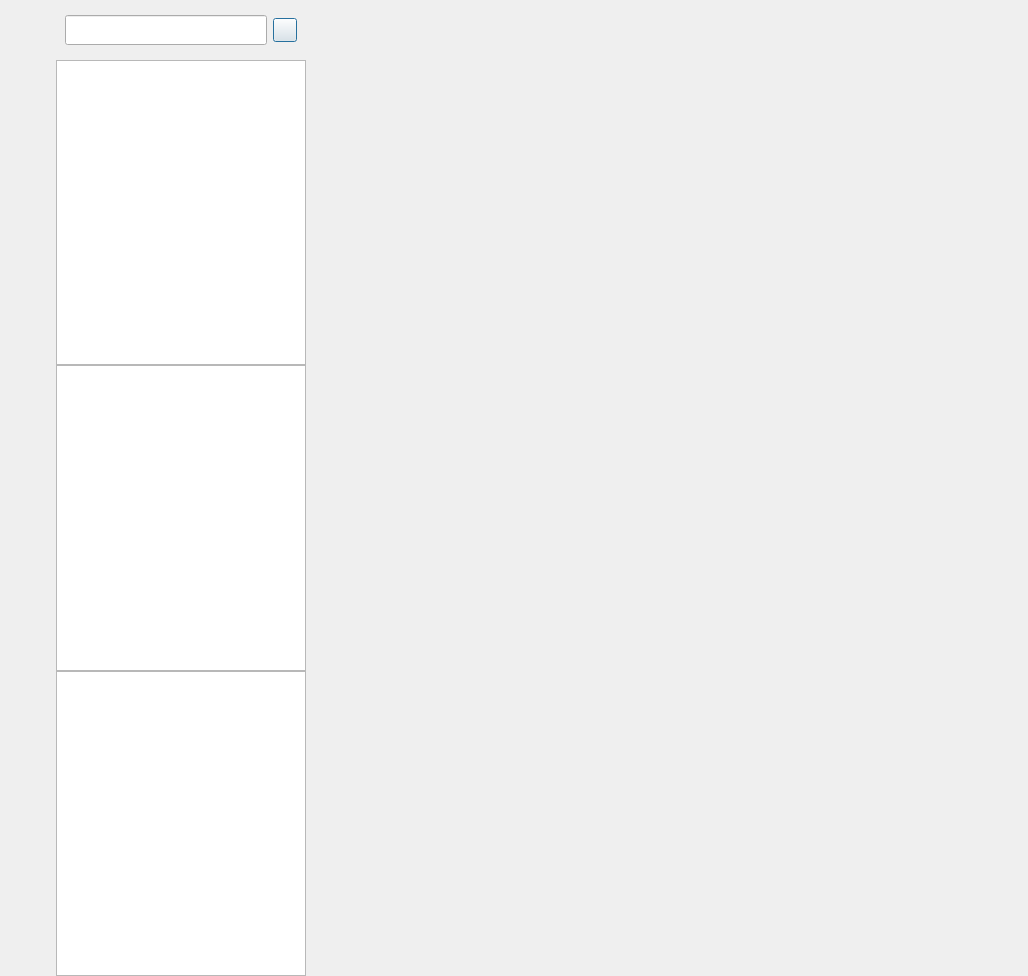
<?xml version="1.0" encoding="UTF-8"?>
<ui version="4.0">
 <class>ChatDialog</class>
 <widget class="QDialog" name="ChatDialog">
  <property name="geometry">
   <rect>
    <x>0</x>
    <y>0</y>
    <width>1028</width>
    <height>976</height>
   </rect>
  </property>
  <property name="sizePolicy">
   <sizepolicy hsizetype="Expanding" vsizetype="Expanding">
    <horstretch>0</horstretch>
    <verstretch>0</verstretch>
   </sizepolicy>
  </property>
  <property name="windowTitle">
   <string>Dialog</string>
  </property>
  <layout class="QHBoxLayout" name="horizontalLayout">
   <property name="spacing">
    <number>0</number>
   </property>
   <property name="leftMargin">
    <number>0</number>
   </property>
   <property name="topMargin">
    <number>0</number>
   </property>
   <property name="rightMargin">
    <number>0</number>
   </property>
   <property name="bottomMargin">
    <number>0</number>
   </property>
   <item>
    <widget class="QWidget" name="side_bar" native="true">
     <property name="sizePolicy">
      <sizepolicy hsizetype="Fixed" vsizetype="Expanding">
       <horstretch>0</horstretch>
       <verstretch>0</verstretch>
      </sizepolicy>
     </property>
     <property name="minimumSize">
      <size>
       <width>56</width>
       <height>0</height>
      </size>
     </property>
     <property name="maximumSize">
      <size>
       <width>56</width>
       <height>16777215</height>
      </size>
     </property>
     <layout class="QVBoxLayout" name="verticalLayout">
      <property name="leftMargin">
       <number>10</number>
      </property>
      <property name="topMargin">
       <number>30</number>
      </property>
      <property name="rightMargin">
       <number>0</number>
      </property>
      <property name="bottomMargin">
       <number>0</number>
      </property>
      <item>
       <widget class="QWidget" name="widget" native="true">
        <layout class="QVBoxLayout" name="verticalLayout_3">
         <property name="spacing">
          <number>30</number>
         </property>
         <property name="leftMargin">
          <number>0</number>
         </property>
         <property name="topMargin">
          <number>0</number>
         </property>
         <property name="rightMargin">
          <number>0</number>
         </property>
         <property name="bottomMargin">
          <number>0</number>
         </property>
         <item>
          <widget class="QLabel" name="side_head_lb">
           <property name="minimumSize">
            <size>
             <width>40</width>
             <height>40</height>
            </size>
           </property>
           <property name="maximumSize">
            <size>
             <width>40</width>
             <height>40</height>
            </size>
           </property>
           <property name="text">
            <string/>
           </property>
          </widget>
         </item>
         <item>
          <widget class="StateWidget" name="side_chat_lb" native="true">
           <property name="minimumSize">
            <size>
             <width>30</width>
             <height>30</height>
            </size>
           </property>
           <property name="maximumSize">
            <size>
             <width>30</width>
             <height>30</height>
            </size>
           </property>
          </widget>
         </item>
         <item>
          <widget class="StateWidget" name="side_contact_lb" native="true">
           <property name="minimumSize">
            <size>
             <width>30</width>
             <height>30</height>
            </size>
           </property>
           <property name="maximumSize">
            <size>
             <width>30</width>
             <height>30</height>
            </size>
           </property>
          </widget>
         </item>
        </layout>
       </widget>
      </item>
      <item>
       <spacer name="verticalSpacer">
        <property name="orientation">
         <enum>Qt::Orientation::Vertical</enum>
        </property>
        <property name="sizeHint" stdset="0">
         <size>
          <width>20</width>
          <height>40</height>
         </size>
        </property>
       </spacer>
      </item>
     </layout>
    </widget>
   </item>
   <item>
    <widget class="QWidget" name="chat_user_wid" native="true">
     <property name="maximumSize">
      <size>
       <width>250</width>
       <height>16777215</height>
      </size>
     </property>
     <layout class="QVBoxLayout" name="verticalLayout_2">
      <property name="spacing">
       <number>0</number>
      </property>
      <property name="leftMargin">
       <number>0</number>
      </property>
      <property name="topMargin">
       <number>0</number>
      </property>
      <property name="rightMargin">
       <number>0</number>
      </property>
      <property name="bottomMargin">
       <number>0</number>
      </property>
      <item>
       <widget class="QWidget" name="search_wid" native="true">
        <property name="minimumSize">
         <size>
          <width>0</width>
          <height>60</height>
         </size>
        </property>
        <property name="maximumSize">
         <size>
          <width>16777215</width>
          <height>60</height>
         </size>
        </property>
        <layout class="QHBoxLayout" name="horizontalLayout_2">
         <property name="spacing">
          <number>6</number>
         </property>
         <property name="leftMargin">
          <number>9</number>
         </property>
         <property name="topMargin">
          <number>9</number>
         </property>
         <property name="rightMargin">
          <number>9</number>
         </property>
         <property name="bottomMargin">
          <number>9</number>
         </property>
         <item>
          <widget class="CustomizeEdit" name="search_edit">
           <property name="minimumSize">
            <size>
             <width>0</width>
             <height>30</height>
            </size>
           </property>
           <property name="maximumSize">
            <size>
             <width>16777215</width>
             <height>30</height>
            </size>
           </property>
          </widget>
         </item>
         <item>
          <widget class="QPushButton" name="add_btn">
           <property name="sizePolicy">
            <sizepolicy hsizetype="Fixed" vsizetype="Fixed">
             <horstretch>0</horstretch>
             <verstretch>0</verstretch>
            </sizepolicy>
           </property>
           <property name="minimumSize">
            <size>
             <width>24</width>
             <height>24</height>
            </size>
           </property>
           <property name="maximumSize">
            <size>
             <width>24</width>
             <height>24</height>
            </size>
           </property>
           <property name="text">
            <string/>
           </property>
          </widget>
         </item>
        </layout>
       </widget>
      </item>
      <item>
       <widget class="ChatUserList" name="chat_user_list">
        <property name="minimumSize">
         <size>
          <width>0</width>
          <height>0</height>
         </size>
        </property>
       </widget>
      </item>
      <item>
       <widget class="SearchList" name="search_list"/>
      </item>
      <item>
       <widget class="ContactUserList" name="con_user_list"/>
      </item>
     </layout>
    </widget>
   </item>
   <item>
    <widget class="QStackedWidget" name="stackedWidget">
     <property name="currentIndex">
      <number>0</number>
     </property>
     <widget class="ChatPage" name="chat_page"/>
     <widget class="ApplyFriendPage" name="friend_apply_page"/>
    </widget>
   </item>
  </layout>
 </widget>
 <customwidgets>
  <customwidget>
   <class>ChatUserList</class>
   <extends>QListWidget</extends>
   <header location="global">chatuserlist.h</header>
  </customwidget>
  <customwidget>
   <class>ChatPage</class>
   <extends>QWidget</extends>
   <header location="global">chatpage.h</header>
   <container>1</container>
  </customwidget>
  <customwidget>
   <class>StateWidget</class>
   <extends>QWidget</extends>
   <header location="global">statewidget.h</header>
   <container>1</container>
  </customwidget>
  <customwidget>
   <class>SearchList</class>
   <extends>QListWidget</extends>
   <header location="global">searchlist.h</header>
  </customwidget>
  <customwidget>
   <class>ContactUserList</class>
   <extends>QListWidget</extends>
   <header location="global">contactuserlist.h</header>
  </customwidget>
  <customwidget>
   <class>ApplyFriendPage</class>
   <extends>QWidget</extends>
   <header location="global">applyfriendpage.h</header>
   <container>1</container>
  </customwidget>
  <customwidget>
   <class>CustomizeEdit</class>
   <extends>QLineEdit</extends>
   <header location="global">customizeedit.h</header>
  </customwidget>
 </customwidgets>
 <resources/>
 <connections/>
</ui>
